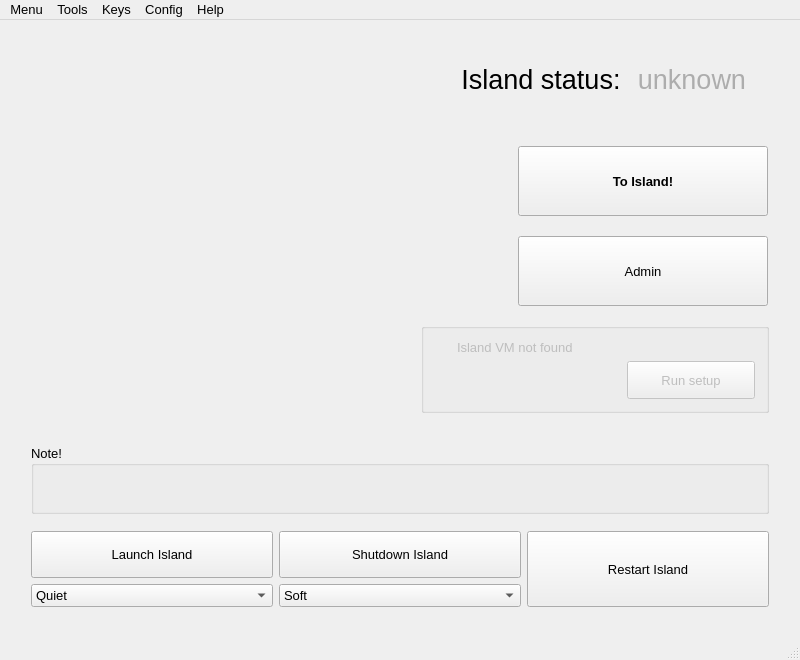
<?xml version="1.0" encoding="UTF-8"?>
<ui version="4.0">
 <class>MainWindow</class>
 <widget class="QMainWindow" name="MainWindow">
  <property name="geometry">
   <rect>
    <x>0</x>
    <y>0</y>
    <width>800</width>
    <height>660</height>
   </rect>
  </property>
  <property name="minimumSize">
   <size>
    <width>800</width>
    <height>660</height>
   </size>
  </property>
  <property name="font">
   <font>
    <pointsize>10</pointsize>
   </font>
  </property>
  <property name="windowTitle">
   <string>Island Manager</string>
  </property>
  <property name="windowIcon">
   <iconset resource="../../resources/resources.qrc">
    <normaloff>:/images/icons/island128.png</normaloff>:/images/icons/island128.png</iconset>
  </property>
  <property name="locale">
   <locale language="English" country="UnitedStates"/>
  </property>
  <widget class="QWidget" name="centralWidget">
   <layout class="QVBoxLayout" name="verticalLayout_7">
    <item>
     <layout class="QVBoxLayout" name="verticalLayout_6">
      <property name="spacing">
       <number>5</number>
      </property>
      <property name="leftMargin">
       <number>20</number>
      </property>
      <property name="topMargin">
       <number>20</number>
      </property>
      <property name="rightMargin">
       <number>20</number>
      </property>
      <property name="bottomMargin">
       <number>20</number>
      </property>
      <item>
       <widget class="QWidget" name="top_panel" native="true">
        <property name="minimumSize">
         <size>
          <width>42</width>
          <height>328</height>
         </size>
        </property>
        <layout class="QHBoxLayout" name="horizontalLayout_11">
         <property name="rightMargin">
          <number>0</number>
         </property>
         <item>
          <layout class="QHBoxLayout" name="horizontalLayout_3">
           <property name="leftMargin">
            <number>25</number>
           </property>
           <property name="topMargin">
            <number>25</number>
           </property>
           <item>
            <layout class="QVBoxLayout" name="verticalLayout_3">
             <item>
              <widget class="QLabel" name="label">
               <property name="sizePolicy">
                <sizepolicy hsizetype="Fixed" vsizetype="Fixed">
                 <horstretch>0</horstretch>
                 <verstretch>0</verstretch>
                </sizepolicy>
               </property>
               <property name="minimumSize">
                <size>
                 <width>256</width>
                 <height>256</height>
                </size>
               </property>
               <property name="maximumSize">
                <size>
                 <width>256</width>
                 <height>256</height>
                </size>
               </property>
               <property name="text">
                <string/>
               </property>
               <property name="pixmap">
                <pixmap resource="../../resources/resources.qrc">:/images/icons/island256.png</pixmap>
               </property>
               <property name="scaledContents">
                <bool>true</bool>
               </property>
              </widget>
             </item>
             <item>
              <spacer name="verticalSpacer_3">
               <property name="orientation">
                <enum>Qt::Vertical</enum>
               </property>
               <property name="sizeHint" stdset="0">
                <size>
                 <width>20</width>
                 <height>40</height>
                </size>
               </property>
              </spacer>
             </item>
            </layout>
           </item>
          </layout>
         </item>
         <item>
          <spacer name="horizontalSpacer">
           <property name="orientation">
            <enum>Qt::Horizontal</enum>
           </property>
           <property name="sizeHint" stdset="0">
            <size>
             <width>82</width>
             <height>20</height>
            </size>
           </property>
          </spacer>
         </item>
         <item>
          <layout class="QVBoxLayout" name="verticalLayout_5">
           <item>
            <layout class="QHBoxLayout" name="horizontalLayout_2" stretch="0,0,0,0">
             <property name="spacing">
              <number>9</number>
             </property>
             <property name="sizeConstraint">
              <enum>QLayout::SetMaximumSize</enum>
             </property>
             <property name="topMargin">
              <number>2</number>
             </property>
             <property name="rightMargin">
              <number>6</number>
             </property>
             <property name="bottomMargin">
              <number>24</number>
             </property>
             <item>
              <spacer name="horizontalSpacer_4">
               <property name="orientation">
                <enum>Qt::Horizontal</enum>
               </property>
               <property name="sizeHint" stdset="0">
                <size>
                 <width>40</width>
                 <height>20</height>
                </size>
               </property>
              </spacer>
             </item>
             <item>
              <widget class="QLabel" name="islandStatusLabel">
               <property name="sizePolicy">
                <sizepolicy hsizetype="Preferred" vsizetype="Preferred">
                 <horstretch>0</horstretch>
                 <verstretch>0</verstretch>
                </sizepolicy>
               </property>
               <property name="maximumSize">
                <size>
                 <width>1965</width>
                 <height>30</height>
                </size>
               </property>
               <property name="font">
                <font>
                 <family>Arial</family>
                 <pointsize>20</pointsize>
                </font>
               </property>
               <property name="styleSheet">
                <string notr="true"/>
               </property>
               <property name="text">
                <string>Island status: </string>
               </property>
               <property name="scaledContents">
                <bool>false</bool>
               </property>
               <property name="alignment">
                <set>Qt::AlignRight|Qt::AlignTrailing|Qt::AlignVCenter</set>
               </property>
               <property name="margin">
                <number>0</number>
               </property>
              </widget>
             </item>
             <item>
              <widget class="QLabel" name="islandStatus">
               <property name="sizePolicy">
                <sizepolicy hsizetype="Fixed" vsizetype="Preferred">
                 <horstretch>0</horstretch>
                 <verstretch>0</verstretch>
                </sizepolicy>
               </property>
               <property name="maximumSize">
                <size>
                 <width>1965</width>
                 <height>30</height>
                </size>
               </property>
               <property name="palette">
                <palette>
                 <active>
                  <colorrole role="WindowText">
                   <brush brushstyle="SolidPattern">
                    <color alpha="255">
                     <red>173</red>
                     <green>173</green>
                     <blue>173</blue>
                    </color>
                   </brush>
                  </colorrole>
                 </active>
                 <inactive>
                  <colorrole role="WindowText">
                   <brush brushstyle="SolidPattern">
                    <color alpha="255">
                     <red>173</red>
                     <green>173</green>
                     <blue>173</blue>
                    </color>
                   </brush>
                  </colorrole>
                 </inactive>
                 <disabled>
                  <colorrole role="WindowText">
                   <brush brushstyle="SolidPattern">
                    <color alpha="255">
                     <red>120</red>
                     <green>120</green>
                     <blue>120</blue>
                    </color>
                   </brush>
                  </colorrole>
                 </disabled>
                </palette>
               </property>
               <property name="font">
                <font>
                 <family>Arial</family>
                 <pointsize>20</pointsize>
                </font>
               </property>
               <property name="styleSheet">
                <string notr="true"/>
               </property>
               <property name="text">
                <string>unknown</string>
               </property>
               <property name="alignment">
                <set>Qt::AlignRight|Qt::AlignTrailing|Qt::AlignVCenter</set>
               </property>
               <property name="margin">
                <number>0</number>
               </property>
              </widget>
             </item>
             <item>
              <widget class="QLabel" name="lbl_loading">
               <property name="maximumSize">
                <size>
                 <width>16</width>
                 <height>16</height>
                </size>
               </property>
               <property name="visible">
                <bool>false</bool>
               </property>
               <property name="text">
                <string/>
               </property>
               <property name="scaledContents">
                <bool>true</bool>
               </property>
              </widget>
             </item>
            </layout>
           </item>
           <item>
            <layout class="QHBoxLayout" name="horizontalLayout_8">
             <property name="spacing">
              <number>24</number>
             </property>
             <property name="topMargin">
              <number>14</number>
             </property>
             <property name="rightMargin">
              <number>1</number>
             </property>
             <property name="bottomMargin">
              <number>0</number>
             </property>
             <item>
              <spacer name="horizontalSpacer_3">
               <property name="orientation">
                <enum>Qt::Horizontal</enum>
               </property>
               <property name="sizeHint" stdset="0">
                <size>
                 <width>13</width>
                 <height>20</height>
                </size>
               </property>
              </spacer>
             </item>
             <item>
              <layout class="QVBoxLayout" name="verticalLayout_9" stretch="0,0">
               <property name="spacing">
                <number>20</number>
               </property>
               <property name="topMargin">
                <number>8</number>
               </property>
               <property name="rightMargin">
                <number>0</number>
               </property>
               <item>
                <widget class="QPushButton" name="btn_go_to_island">
                 <property name="minimumSize">
                  <size>
                   <width>250</width>
                   <height>70</height>
                  </size>
                 </property>
                 <property name="maximumSize">
                  <size>
                   <width>250</width>
                   <height>70</height>
                  </size>
                 </property>
                 <property name="font">
                  <font>
                   <weight>75</weight>
                   <bold>true</bold>
                  </font>
                 </property>
                 <property name="focusPolicy">
                  <enum>Qt::NoFocus</enum>
                 </property>
                 <property name="styleSheet">
                  <string notr="true"/>
                 </property>
                 <property name="text">
                  <string>To Island!</string>
                 </property>
                 <property name="icon">
                  <iconset resource="../../resources/resources.qrc">
                   <normaloff>:/images/icons/key-32.png</normaloff>:/images/icons/key-32.png</iconset>
                 </property>
                 <property name="autoDefault">
                  <bool>false</bool>
                 </property>
                 <property name="default">
                  <bool>false</bool>
                 </property>
                 <property name="flat">
                  <bool>false</bool>
                 </property>
                </widget>
               </item>
               <item>
                <widget class="QPushButton" name="btn_admin">
                 <property name="minimumSize">
                  <size>
                   <width>250</width>
                   <height>70</height>
                  </size>
                 </property>
                 <property name="maximumSize">
                  <size>
                   <width>250</width>
                   <height>70</height>
                  </size>
                 </property>
                 <property name="focusPolicy">
                  <enum>Qt::NoFocus</enum>
                 </property>
                 <property name="text">
                  <string>Admin</string>
                 </property>
                 <property name="icon">
                  <iconset resource="../../resources/resources.qrc">
                   <normaloff>:/images/gear</normaloff>:/images/gear</iconset>
                 </property>
                 <property name="default">
                  <bool>false</bool>
                 </property>
                 <property name="flat">
                  <bool>false</bool>
                 </property>
                </widget>
               </item>
              </layout>
             </item>
            </layout>
           </item>
           <item>
            <spacer name="verticalSpacer_2">
             <property name="orientation">
              <enum>Qt::Vertical</enum>
             </property>
             <property name="sizeHint" stdset="0">
              <size>
               <width>20</width>
               <height>40</height>
              </size>
             </property>
            </spacer>
           </item>
           <item>
            <widget class="QGroupBox" name="groupBox">
             <property name="enabled">
              <bool>false</bool>
             </property>
             <property name="visible">
              <bool>false</bool>
             </property>
             <property name="layoutDirection">
              <enum>Qt::RightToLeft</enum>
             </property>
             <property name="styleSheet">
              <string notr="true"/>
             </property>
             <property name="title">
              <string/>
             </property>
             <property name="alignment">
              <set>Qt::AlignRight|Qt::AlignTrailing|Qt::AlignVCenter</set>
             </property>
             <layout class="QVBoxLayout" name="verticalLayout">
              <item>
               <layout class="QHBoxLayout" name="horizontalLayout_5">
                <item>
                 <widget class="QLabel" name="setup_required_reason">
                  <property name="text">
                   <string>Island VM not found</string>
                  </property>
                 </widget>
                </item>
                <item>
                 <widget class="QLabel" name="setup_required_icon">
                  <property name="maximumSize">
                   <size>
                    <width>16</width>
                    <height>16</height>
                   </size>
                  </property>
                  <property name="text">
                   <string/>
                  </property>
                  <property name="pixmap">
                   <pixmap resource="../../resources/resources.qrc">:/images/info</pixmap>
                  </property>
                  <property name="scaledContents">
                   <bool>true</bool>
                  </property>
                 </widget>
                </item>
               </layout>
              </item>
              <item>
               <layout class="QHBoxLayout" name="horizontalLayout">
                <property name="spacing">
                 <number>0</number>
                </property>
                <property name="rightMargin">
                 <number>0</number>
                </property>
                <property name="bottomMargin">
                 <number>0</number>
                </property>
                <item>
                 <widget class="QPushButton" name="button_launch_setup">
                  <property name="sizePolicy">
                   <sizepolicy hsizetype="Maximum" vsizetype="Fixed">
                    <horstretch>0</horstretch>
                    <verstretch>0</verstretch>
                   </sizepolicy>
                  </property>
                  <property name="layoutDirection">
                   <enum>Qt::LeftToRight</enum>
                  </property>
                  <property name="styleSheet">
                   <string notr="true">width: 120px; height: 30px</string>
                  </property>
                  <property name="text">
                   <string>Run setup</string>
                  </property>
                  <property name="icon">
                   <iconset resource="../../resources/resources.qrc">
                    <normaloff>:/images/gear</normaloff>:/images/gear</iconset>
                  </property>
                 </widget>
                </item>
                <item>
                 <spacer name="horizontalSpacer_2">
                  <property name="orientation">
                   <enum>Qt::Horizontal</enum>
                  </property>
                  <property name="sizeHint" stdset="0">
                   <size>
                    <width>40</width>
                    <height>20</height>
                   </size>
                  </property>
                 </spacer>
                </item>
               </layout>
              </item>
             </layout>
            </widget>
           </item>
          </layout>
         </item>
        </layout>
       </widget>
      </item>
      <item>
       <layout class="QHBoxLayout" name="horizontalLayout_9">
        <property name="topMargin">
         <number>16</number>
        </property>
        <item>
         <widget class="QGroupBox" name="grp_note_container">
          <property name="visible">
           <bool>false</bool>
          </property>
          <property name="title">
           <string>Note!</string>
          </property>
          <layout class="QHBoxLayout" name="horizontalLayout_10">
           <item>
            <widget class="QLabel" name="lbl_hint">
             <property name="minimumSize">
              <size>
               <width>0</width>
               <height>0</height>
              </size>
             </property>
             <property name="maximumSize">
              <size>
               <width>16777215</width>
               <height>16777215</height>
              </size>
             </property>
             <property name="text">
              <string/>
             </property>
             <property name="wordWrap">
              <bool>true</bool>
             </property>
            </widget>
           </item>
           <item>
            <widget class="QPushButton" name="btn_close_hint">
             <property name="maximumSize">
              <size>
               <width>40</width>
               <height>40</height>
              </size>
             </property>
             <property name="text">
              <string/>
             </property>
             <property name="icon">
              <iconset resource="../../resources/resources.qrc">
               <normaloff>:/images/no</normaloff>:/images/no</iconset>
             </property>
             <property name="flat">
              <bool>true</bool>
             </property>
            </widget>
           </item>
          </layout>
         </widget>
        </item>
       </layout>
      </item>
      <item>
       <spacer name="verticalSpacer">
        <property name="orientation">
         <enum>Qt::Vertical</enum>
        </property>
        <property name="sizeHint" stdset="0">
         <size>
          <width>20</width>
          <height>40</height>
         </size>
        </property>
       </spacer>
      </item>
      <item>
       <layout class="QHBoxLayout" name="horizontalLayout_4">
        <item>
         <layout class="QVBoxLayout" name="verticalLayout_2">
          <item>
           <widget class="QPushButton" name="launchIslandButton">
            <property name="sizePolicy">
             <sizepolicy hsizetype="Minimum" vsizetype="Preferred">
              <horstretch>0</horstretch>
              <verstretch>0</verstretch>
             </sizepolicy>
            </property>
            <property name="focusPolicy">
             <enum>Qt::NoFocus</enum>
            </property>
            <property name="whatsThis">
             <string>&lt;html&gt;&lt;head/&gt;&lt;body&gt;&lt;p&gt;Launch island. &lt;/p&gt;&lt;/body&gt;&lt;/html&gt;</string>
            </property>
            <property name="text">
             <string>Launch Island</string>
            </property>
            <property name="icon">
             <iconset resource="../../resources/resources.qrc">
              <normaloff>:/images/play</normaloff>:/images/play</iconset>
            </property>
            <property name="iconSize">
             <size>
              <width>48</width>
              <height>48</height>
             </size>
            </property>
            <property name="autoDefault">
             <bool>false</bool>
            </property>
            <property name="default">
             <bool>false</bool>
            </property>
            <property name="flat">
             <bool>false</bool>
            </property>
           </widget>
          </item>
          <item>
           <widget class="QComboBox" name="launchMode">
            <property name="focusPolicy">
             <enum>Qt::NoFocus</enum>
            </property>
            <item>
             <property name="text">
              <string>Quiet</string>
             </property>
            </item>
            <item>
             <property name="text">
              <string>Normal</string>
             </property>
            </item>
           </widget>
          </item>
         </layout>
        </item>
        <item>
         <layout class="QVBoxLayout" name="verticalLayout_4">
          <item>
           <widget class="QPushButton" name="shutdownIslandButton">
            <property name="sizePolicy">
             <sizepolicy hsizetype="Minimum" vsizetype="Preferred">
              <horstretch>0</horstretch>
              <verstretch>0</verstretch>
             </sizepolicy>
            </property>
            <property name="focusPolicy">
             <enum>Qt::NoFocus</enum>
            </property>
            <property name="styleSheet">
             <string notr="true">padding: 15px</string>
            </property>
            <property name="text">
             <string>Shutdown Island</string>
            </property>
            <property name="icon">
             <iconset resource="../../resources/resources.qrc">
              <normaloff>:/images/stop</normaloff>:/images/stop</iconset>
            </property>
            <property name="iconSize">
             <size>
              <width>48</width>
              <height>48</height>
             </size>
            </property>
            <property name="autoDefault">
             <bool>false</bool>
            </property>
            <property name="default">
             <bool>false</bool>
            </property>
            <property name="flat">
             <bool>false</bool>
            </property>
           </widget>
          </item>
          <item>
           <widget class="QComboBox" name="stopMode">
            <property name="focusPolicy">
             <enum>Qt::NoFocus</enum>
            </property>
            <item>
             <property name="text">
              <string>Soft</string>
             </property>
            </item>
            <item>
             <property name="text">
              <string>Force</string>
             </property>
            </item>
           </widget>
          </item>
         </layout>
        </item>
        <item>
         <widget class="QPushButton" name="restartIslandButton">
          <property name="sizePolicy">
           <sizepolicy hsizetype="Minimum" vsizetype="Preferred">
            <horstretch>0</horstretch>
            <verstretch>0</verstretch>
           </sizepolicy>
          </property>
          <property name="font">
           <font>
            <kerning>true</kerning>
           </font>
          </property>
          <property name="focusPolicy">
           <enum>Qt::NoFocus</enum>
          </property>
          <property name="styleSheet">
           <string notr="true">padding: 20px;</string>
          </property>
          <property name="text">
           <string>Restart Island</string>
          </property>
          <property name="icon">
           <iconset resource="../../resources/resources.qrc">
            <normaloff>:/images/reload</normaloff>:/images/reload</iconset>
          </property>
          <property name="iconSize">
           <size>
            <width>48</width>
            <height>48</height>
           </size>
          </property>
          <property name="autoDefault">
           <bool>false</bool>
          </property>
          <property name="flat">
           <bool>false</bool>
          </property>
         </widget>
        </item>
       </layout>
      </item>
     </layout>
    </item>
   </layout>
  </widget>
  <widget class="QMenuBar" name="menuBar">
   <property name="geometry">
    <rect>
     <x>0</x>
     <y>0</y>
     <width>800</width>
     <height>21</height>
    </rect>
   </property>
   <widget class="QMenu" name="menuOptions">
    <property name="title">
     <string>Menu</string>
    </property>
    <addaction name="actionInfo"/>
    <addaction name="separator"/>
    <addaction name="actionMinimize_2"/>
    <addaction name="actionClose"/>
   </widget>
   <widget class="QMenu" name="menuTools">
    <property name="title">
     <string>Tools</string>
    </property>
    <addaction name="act_islandsimage_authoring"/>
    <addaction name="act_my_torrents"/>
   </widget>
   <widget class="QMenu" name="menuKeys">
    <property name="title">
     <string>Keys</string>
    </property>
    <addaction name="act_trusted_keys"/>
    <addaction name="act_my_keys"/>
   </widget>
   <widget class="QMenu" name="menuConfig">
    <property name="title">
     <string>Config</string>
    </property>
    <addaction name="act_open_config"/>
    <addaction name="separator"/>
    <addaction name="act_update_vm"/>
    <addaction name="act_view_logs"/>
   </widget>
   <widget class="QMenu" name="menuHelp">
    <property name="title">
     <string>Help</string>
    </property>
    <addaction name="act_help"/>
   </widget>
   <addaction name="menuOptions"/>
   <addaction name="menuTools"/>
   <addaction name="menuKeys"/>
   <addaction name="menuConfig"/>
   <addaction name="menuHelp"/>
  </widget>
  <widget class="QStatusBar" name="statusBar">
   <property name="locale">
    <locale language="English" country="UnitedStates"/>
   </property>
  </widget>
  <action name="actionExit">
   <property name="text">
    <string>Exit</string>
   </property>
   <property name="iconVisibleInMenu">
    <bool>true</bool>
   </property>
  </action>
  <action name="actionMinimize">
   <property name="text">
    <string>Minimize</string>
   </property>
   <property name="iconVisibleInMenu">
    <bool>true</bool>
   </property>
  </action>
  <action name="actionAbout">
   <property name="text">
    <string>About</string>
   </property>
   <property name="iconVisibleInMenu">
    <bool>true</bool>
   </property>
  </action>
  <action name="actionInfo">
   <property name="text">
    <string>Info</string>
   </property>
  </action>
  <action name="actionMinimize_2">
   <property name="text">
    <string>Minimize</string>
   </property>
  </action>
  <action name="actionClose">
   <property name="text">
    <string>Close</string>
   </property>
  </action>
  <action name="act_islandsimage_authoring">
   <property name="text">
    <string>Islands Image Authoring</string>
   </property>
  </action>
  <action name="act_my_torrents">
   <property name="text">
    <string>My torrents</string>
   </property>
  </action>
  <action name="act_trusted_keys">
   <property name="text">
    <string>Trusted keys</string>
   </property>
  </action>
  <action name="act_my_keys">
   <property name="text">
    <string>My keys</string>
   </property>
  </action>
  <action name="act_open_config">
   <property name="text">
    <string>Open configuration...</string>
   </property>
  </action>
  <action name="act_update_vm">
   <property name="text">
    <string>Update Islands VM...</string>
   </property>
  </action>
  <action name="act_help">
   <property name="text">
    <string>User guide</string>
   </property>
  </action>
  <action name="act_view_logs">
   <property name="text">
    <string>View logs</string>
   </property>
  </action>
 </widget>
 <layoutdefault spacing="6" margin="11"/>
 <resources>
  <include location="../../resources/resources.qrc"/>
  <include location="../../resources/resources.qrc"/>
 </resources>
 <connections/>
</ui>
